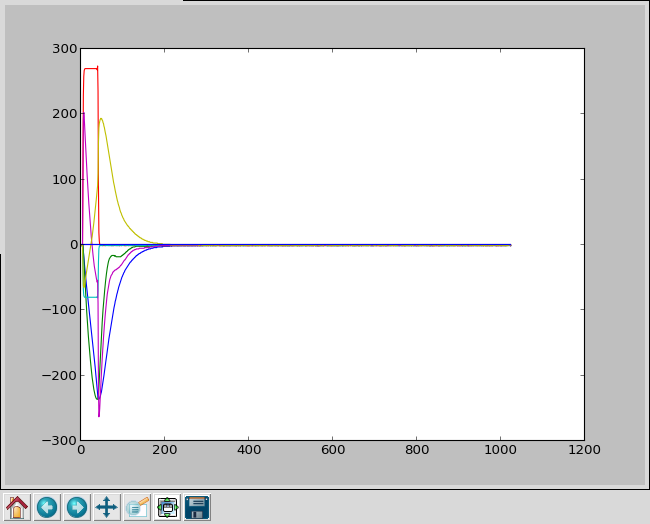

This figure's Python source:
#!/usr/bin/python
import sys
import socket
import struct
import time
import logging
import sys,getopt
import os
import random
import numpy
from matplotlib import pyplot as plt


IPADDR = os.environ.get('IP_ADDR')
if IPADDR is None: IPADDR = 'rflab1.lbl.gov'  # 128.3.128.122

PORTNUM = 3000

global plot_ena, slow_ena
plot_ena=0
slow_ena=0

def three_bytes(ad):
    " encode an integer as three bytes "
    adx = struct.pack('!i',ad)
    return adx[1:4]

def mem_gate_write_prep(alist, dlist):
    " write register through mem_gateway "
    p  = struct.pack('!I',random.getrandbits(32))
    p += struct.pack('!I',random.getrandbits(32))
    for ix,ad in enumerate(alist):
            # read commands include space for result
            # print dlist[ix]
            p += '\x00' + three_bytes(ad) + struct.pack('!I',dlist[ix])
    #print p.encode('hex')
    return p

def mem_gate_write(s,p):
    s.send(p)
    r, addr = s.recvfrom(1024)  # buffer size is 1024 bytes
    #print r.encode('hex')
    if (r[0:8] != p[0:8]):
            print "header mismatch"
            sys.exit(2)
    #res=[]  # build up result list here
    #for ix in range(0, len(alist)):
    #        rh = (r[12+8*ix:16+8*ix])
    #        res.append(struct.unpack('!I',rh)[0])
    ##        print "%6.6x: %s"%(alist[ix], rh.encode('hex'))
    #return res

def mem_gate_read(s, alist):
    " read config_romx "
    p  = struct.pack('!I',random.getrandbits(32))
    p += struct.pack('!I',random.getrandbits(32))
    for ad in alist:
            # read commands include space for result
            p += '\x10' + three_bytes(ad) + 4*' '
    s.send(p)
    r, addr = s.recvfrom(1024)  # buffer size is 1024 bytes
    if (r[0:8] != p[0:8]):
            print "header mismatch"
            sys.exit(2)
    ra = r[ 8:12]
    if (alist[0] + 0x10000000 != int(ra.encode('hex'),16)):
        print 'echo first address %x %x'%(alist[0],int(ra.encode('hex'),16))
    res=[]  # build up result list here
    for ix in range(0, len(alist)):
            rv = r[12+8*ix:16+8*ix]
            int_value=int(rv.encode('hex'),16)
            res.append(int_value)
    return res

def decode_lbnl_rom(dat):
    " decode content of config_romx "
    d = numpy.bitwise_and(dat, 0xff)
    if (d[0] == 85):

        user_l={1:"ldoolitt",2:"cswanson",3:"kasemir",4:"hengjie",5:"crofford",6:"meddeler",7:"baptiste",8:"llrf_oper",9:"hyaver",10:"dim",11:"begcbp",12:"ghuang",13:"luser",14:"kstefan",15:"cserrano",16:"asalom",17:"du",18:"yangjin",19:"lilima",20:"ernesto"}
	user = user_l[d[9]] if d[9] in user_l else "unknown"

        board_l={1:"mebt",2:"interim",3:"fcm",4:"avnet",5:"uxo",6:"llrf4",7:"av5t",8:"sp601",9:"sp605",10:"ml505",11:"ml506",12:"fllrf",13:"spec",14:"lx150t",15:"cute_wr",17:"ac701",18:"ml605",19:"kc705",99:"test"}
	board = board_l[d[10]] if d[10] in board_l else "unknown"

        print "DSP flavor: %d"%d[1]
        print "build date: %4.4d-%2.2d-%2.2d"%(d[2]+2000,d[3],d[4])
        print "build time: %2.2d:%2.2d UTC"%(d[5],d[6])
        print "tool rev:   %d.%d"%(d[8]/16,d[8]%16)
        print "user:       %d (%s)"%(d[9],user)
        print "board type: %d (%s)"%(d[10],board)
        gs=""
        for ix in range(0,20):
            gs+=chr(d[12+ix])
        print "git commit: %s"%(gs.encode('hex'))
        if d[32] == 170:
            print "circle_aw:    %d"%d[33]
            print "mode_count:   %d"%d[34]
            print "mode_shift:   %d"%d[35]
            print "n_mech_modes: %d"%d[36]
            print "df_scale:     %d"%d[37]
            print "simple_demo:  %d"%d[38]
    else:
        print "no magic found %d"%d[0]

# circle_count, circle_stat, adc min/max (6 words), tag_now, tag_old, timestamp
def slow_decode(aux):
    a = [aux[2*ix]*256+aux[2*ix+1] for ix in range(0,2)]  # circle_buf.v
    b = [aux[2*ix]*256+aux[2*ix+1] for ix in range(2,8)]
    b = [bb if bb<32767 else bb-65536 for bb in b]  # 3 x ADC min/max
    tag_now = aux[16]
    tag_old = aux[17]
    c = aux[26:17:-1]  # timestamp.v
    t = 0
    for cc in c: t=t*256+cc
    t = t/32   # five false bits at bottom; this converts to actual clock ticks
    #if not plot_ena:
    if 1:
	 print a, b, tag_now, tag_old, t

# New!
def acknowledge_buffer(s):
    mem_gate_write(s,mem_gate_write_prep([0,0,0,0,0,0x3800,0],[0,0,0,0,0,1,0]));

def read_mem_buf(s):
    res=[]
    while (not mem_gate_read(s,range(0,32))[0]>>8&1):
        print 'circular buffer not ready yet'
        time.sleep(0.02)
    aux = mem_gate_read(s,range(0x2011,0x2031)) # "slow" readout registers
    if slow_ena:
        slow_decode(aux)
    for index in range(0x4000,0x6000,0x40):
        res.extend(mem_gate_read(s,range(index,index+0x40)))
    # assume 8 bits selected in ch_keep
    acknowledge_buffer(s)
    return [res,aux]

def setup_sock():
    s = socket.socket(socket.AF_INET, socket.SOCK_DGRAM, 0)
    s.connect((IPADDR, PORTNUM))

    # set up for address decoder in cryomodule.v, not larger.v
    rom = mem_gate_read(s, range(0x10000,0x10000+48))
    decode_lbnl_rom(rom)
    return s

# Main procedure
def main(argv):
    logging.basicConfig(format='%(levelname)s:%(message)s', level=logging.INFO)
    s = setup_sock()
    if argv[0] == "config":
        exit(0)

    if plot_ena:
        fig=plt.figure(1)
        fig.show()

    # send the address/value pairs created by param.py to the hardware
    with open('larger_in.dat', 'r') as f:
        addr_value=f.read().split('\n')
    addr=[]
    value=[]
    for line in addr_value:
        #if line:
        #    (ad, vd) = map(int, line.split())
        #    addr.append(ad)
        #    value.append(vd)
        aa=line.split()
        if aa:
            addr.append(int(aa[0]))
            v=int(aa[1])
            if (v<0): v += 2**32
            value.append(v)
    mem_gate_write(s,mem_gate_write_prep(addr,value));

    fcnt=0;
    while (fcnt < 10 or plot_ena):
        #mem_gate_write(s,mem_gate_write_prep(addr,value));
        [res,aux]=read_mem_buf(s)
        varray=numpy.array([x-65536 if x>32767 else x for x in res]).reshape([1024,8])
#        numpy.savetxt("live%d.dat"%fcnt,res,'%6.0f')
        fcnt += 1
        if plot_ena:
            plt.plot(varray)
            fig.canvas.draw()
            fig.clf()
        else:
            print "not a plot",fcnt
    s.close()

if __name__ == "__main__":
    argv = sys.argv[1:]
    plot_ena = 'plot' in argv
    slow_ena = 'slow' in argv
    if plot_ena: from matplotlib import pyplot as plt
    main(argv)
